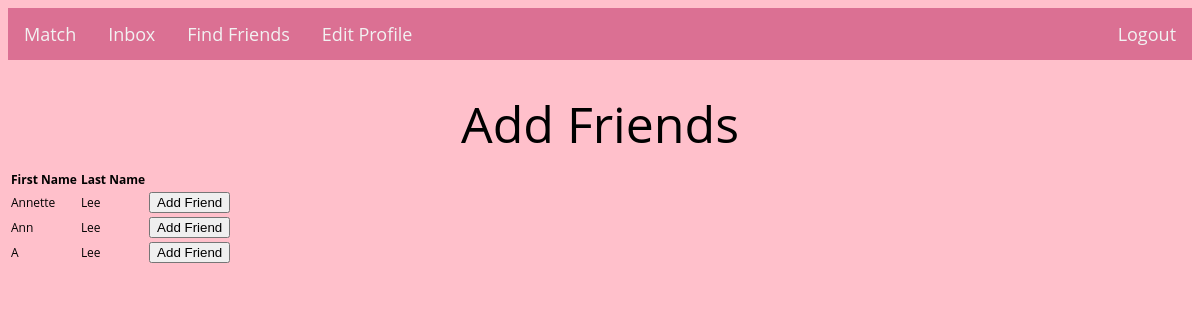
Page /add_friends/anwu8 on the earlier database version.
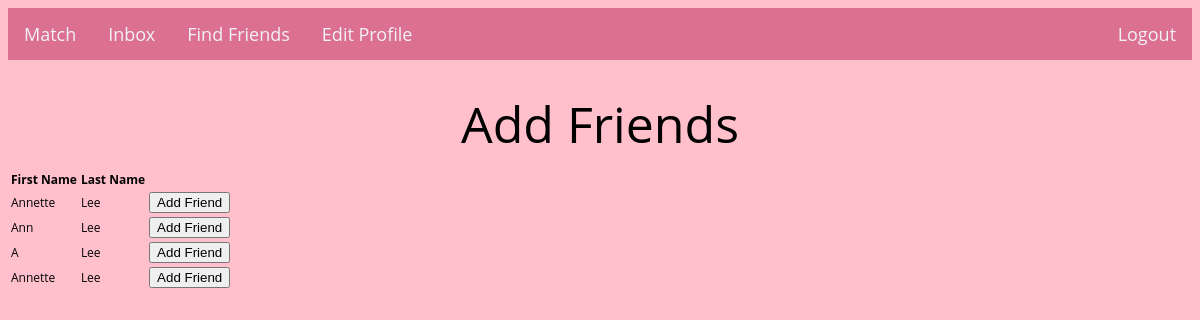
Same page on the later database version.
### tables this page shows
CREATE TABLE users (
    id integer primary key autoincrement,
    first_name text not null,
    last_name text not null,
    username text not null,
    password text not null,
    phone_number text,
    college text,
    class_year text,
    gender text,
    orientation text,
    preference text
);

### main.py (the view)
@app.route('/add_friends/<username>', methods=['POST', 'GET'])
def add_friends(username):
    if request.method == 'GET':
        first_name = request.args.get('first_name')
        last_name = request.args.get('last_name')
        residential_college = request.args.get('residential_college')
        class_year = request.args.get('class_year')
        gender = request.args.get('gender')
        orientation = request.args.get('orientation')
        potential_friends = retrieve_potential_friends(
            username, first_name, last_name, residential_college, class_year, gender, orientation)
        return render_template('add_friends.html', username=username, potential_friends=potential_friends)
    else:
        friend_username = request.args.get('friend_username')
        add_friend(username, friend_username)
        return render_template('add_friends.html', username=username)

### templates/add_friends.html (shortened to what this page needs)
<!DOCTYPE html>
<html lang="en">
<head>
    <link href="/static/css/add_friends.css" rel="stylesheet" type="text/css" media="all">
    <link href="/static/css/main.css" rel="stylesheet" type="text/css" media="all">
    <link href="/static/css/profile.css" rel="stylesheet" type="text/css" media="all">
</head>
<body>
    {% include "header.html" %}
    <h1>Add Friends</h1>
    <table>
        <tr>
            <th>First Name</th>
            <th>Last Name</th>
            <th></th>
        </tr>
        {% for potential_friend in potential_friends: %}
        <tr>
            <td>{{potential_friend[1]}}</td>
            <td>{{potential_friend[2]}}</td>
            <td>
                <form method="post" action="{{url_for('add_friends', username=username, friend_username=potential_friend[0])}}">
                    <button type="submit">Add Friend</button>
                </form>
            </td>
        </tr>
        {% endfor %}
    </table>
</body>
</html>

### templates/header.html
<!DOCTYPE html>
<html lang="en">
    <head>
        <link href="/static/css/header.css" rel="stylesheet" type="text/css" media="all">
    </head>
    <body>
        <div class="topnav">
            <a href="{{ url_for('match', username=username) }}">Match</a>
            <a href="{{ url_for('inbox', username=username) }}">Inbox</a>
            <a href="{{ url_for('find_friends', username=username) }}">Find Friends</a>
            <a href="{{ url_for('profile', username=username) }}">Edit Profile</a>
            <div class="topnav-right">
                <a href="index">Logout</a>
            </div>
        </div>
    </body>
</html>

### static/css/main.css (style rules this page uses)
body, input, textarea, select { font-family: 'Open Sans', sans-serif; font-size: 12px; color: black; }
body { background-color: #FFC0CB; }
h1 { font-size: 50px; font-weight: 400; color: black; text-align: center; padding-top: 10px; margin-top: 20px; margin-bottom: 10px; }

### static/css/profile.css (style rules this page uses)
body { background-color: pink; }

### static/css/header.css (style rules this page uses)
.topnav { background-color: palevioletred; overflow: hidden; }
.topnav a { float: left; color: #f2f2f2; text-align: center; padding: 14px 16px; text-decoration: none; font-size: 18px; }
.topnav-right { float: right; }

Differences in the rows shown:
added users: first_name "Annette", last_name "Lee"
